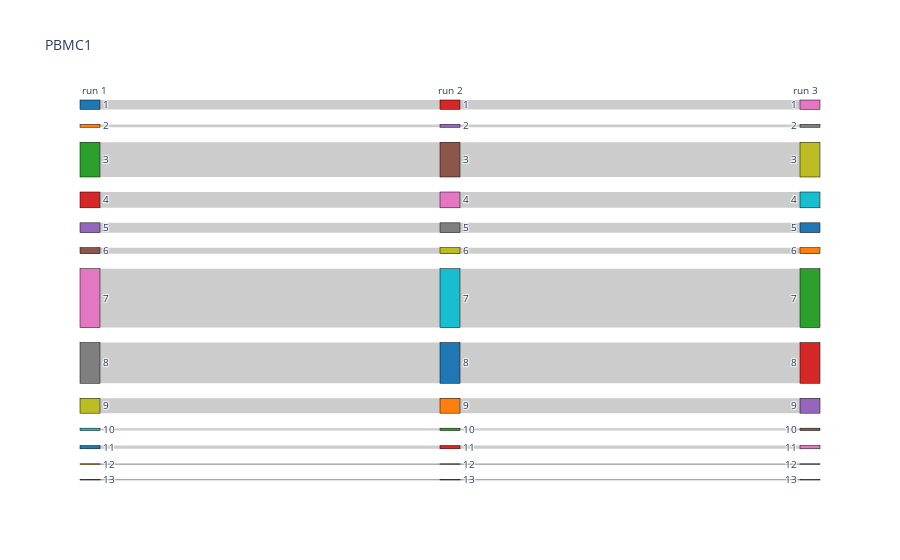

Write notebook code for a chart like this one.
### Code cell
antibody_labels_run1 = pd.read_csv(f'./data/PBMC1/antibody_annotation/antibody_labels.csv', index_col=0)
antibody_labels_run2 = pd.read_csv(f'./data/PBMC1/antibody_annotation2/antibody_labels.csv', index_col=0)
antibody_labels_run3 = pd.read_csv(f'./data/PBMC1/antibody_annotation3/antibody_labels.csv', index_col=0)
antibody_labels = antibody_labels_run1.merge(antibody_labels_run2, how='inner', on=['cell'], suffixes=['_run1', '_run2'])
antibody_labels = antibody_labels.merge(antibody_labels_run3, how='inner', on=['cell'])
antibody_labels.rename(columns={'cluster.ids': 'cluster.ids_run3'}, inplace=True)
sankey_plot(
    [
        antibody_labels['cluster.ids_run1'].to_list(),
        antibody_labels['cluster.ids_run2'].to_list(),
        antibody_labels['cluster.ids_run3'].to_list(),
    ],
    ['run 1', 'run 2', 'run 3'],
    path='random.html',
    title='PBMC1'
)

### Figure 1 — Plotly figure (JSON) as saved in the notebook; plotly's stock layout.template omitted (floating-point values rounded to 4 significant figures)
{"data": [{"link": {"source": [0, 1, 2, 3, 4, 5, 6, 7, 8, 9, 10, 11, 12, 13, 14, 15, 16, 17, 18, 19, 20, 21, 22, 23, 24, 25], "target": [13, 14, 15, 16, 17, 18, 19, 20, 21, 22, 23, 24, 25, 26, 27, 28, 29, 30, 31, 32, 33, 34, 35, 36, 37, 38], "value": [202, 62, 748, 341, 211, 131, 1268, 876, 321, 51, 70, 16, 10, 202, 62, 748, 341, 211, 131, 1268, 876, 321, 51, 70, 16, 10]}, "node": {"color": ["#1f77b4", "#ff7f0e", "#2ca02c", "#d62728", "#9467bd", "#8c564b", "#e377c2", "#7f7f7f", "#bcbd22", "#17becf", "#1f77b4", "#ff7f0e", "#2ca02c", "#d62728", "#9467bd", "#8c564b", "#e377c2", "#7f7f7f", "#bcbd22", "#17becf", "#1f77b4", "#ff7f0e", "#2ca02c", "#d62728", "#9467bd", "#8c564b", "#e377c2", "#7f7f7f", "#bcbd22", "#17becf", "#1f77b4", "#ff7f0e", "#2ca02c", "#d62728", "#9467bd", "#8c564b", "#e377c2", "#7f7f7f", "#bcbd22"], "label": [1, 2, 3, 4, 5, 6, 7, 8, 9, 10, 11, 12, 13, 1, 2, 3, 4, 5, 6, 7, 8, 9, 10, 11, 12, 13, 1, 2, 3, 4, 5, 6, 7, 8, 9, 10, 11, 12, 13], "line": {"color": "black", "width": 0.5}, "pad": 15, "thickness": 20}, "type": "sankey"}], "layout": {"annotations": [{"showarrow": false, "text": "run 1", "x": 0, "xref": "x", "y": 1.05, "yref": "paper"}, {"showarrow": false, "text": "run 2", "x": 1, "xref": "x", "y": 1.05, "yref": "paper"}, {"showarrow": false, "text": "run 3", "x": 2, "xref": "x", "y": 1.05, "yref": "paper"}], "font": {"size": 10}, "plot_bgcolor": "rgba(0,0,0,0)", "title": {"text": "PBMC1"}, "xaxis": {"showgrid": false, "visible": false, "zeroline": false}, "yaxis": {"showgrid": false, "visible": false, "zeroline": false}}}
